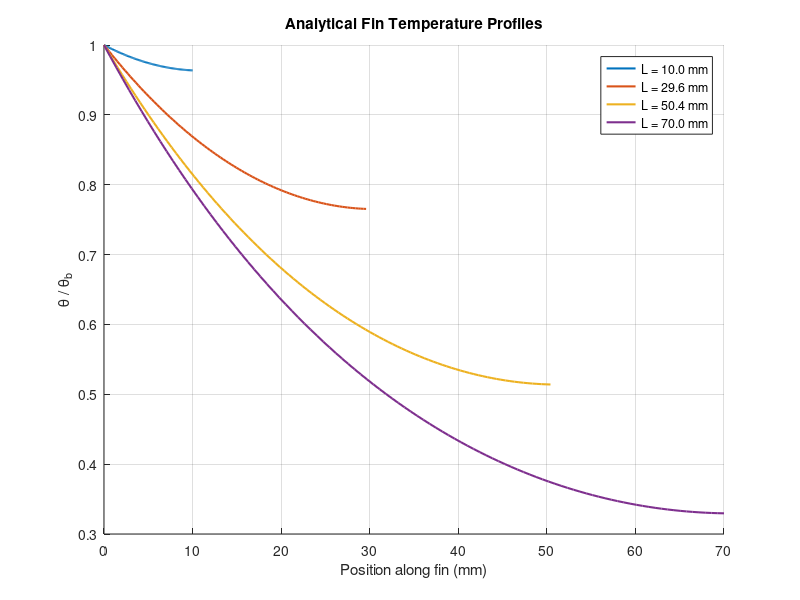

MATLAB code to generate this figure: (Note: this script raises an error after producing the figure.)
%% Generate analytical temperature data for a single fin
clear;
clc;
close all;

% Physical parameters from your Python study
P = 0.0160;       % Fin perimeter (m)
h = 250;         % Convection coefficient (W/m^2/K)
k = 400;         % Thermal conductivity (W/m/K)
Ac = 1.6000e-5;  % Cross-sectional area (m^2)

m = sqrt(h * P / (k * Ac));

% 50 lengths, with 100 positions per length = 5000 rows
L_values = linspace(0.010, 0.070, 50);
numPositions = 100;

data = zeros(numel(L_values) * numPositions, 3);

figure;
hold on;

for i = 1:numel(L_values)
    L = L_values(i);
    x = linspace(0, L, numPositions);

    % Analytical solution with convection at the fin tip
    thetaRatio = ...
        (cosh(m * (L - x)) + ...
        (h / (m * k)) * sinh(m * (L - x))) ./ ...
        (cosh(m * L) + ...
        (h / (m * k)) * sinh(m * L));

    rows = (i - 1) * numPositions + (1:numPositions);
    data(rows, :) = [x(:), repmat(L, numPositions, 1), ...
        thetaRatio(:)];

    % Plot selected lengths to keep the figure readable
    if ismember(i, [1, 17, 34, 50])
        plot(x * 1000, thetaRatio, ...
            'LineWidth', 1.5, ...
            'DisplayName', sprintf('L = %.1f mm', L * 1000));
    end
end

xlabel('Position along fin (mm)');
ylabel('\theta / \theta_b');
title('Analytical Fin Temperature Profiles');
legend('Location', 'best');
grid on;
hold off;

% Save dataset using simple MATLAB column names
finData = array2table(data, ...
    'VariableNames', {'x_m', 'L_m', 'theta_ratio'});

writetable(finData, 'temperature_distribution_data.csv');
exportgraphics(gcf, 'theory_curves.png', 'Resolution', 200);

disp(finData(1:5, :));
fprintf('Saved %d rows to temperature_distribution_data.csv\n', ...
    height(finData));
